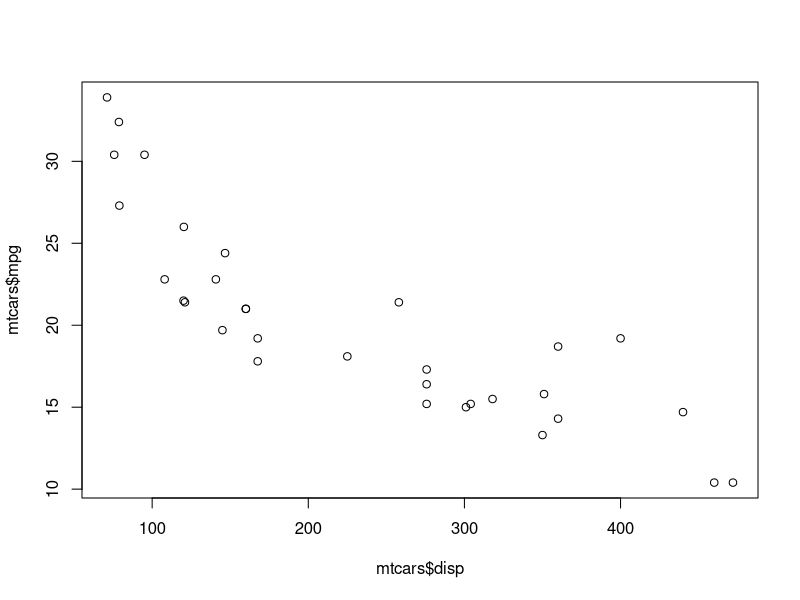
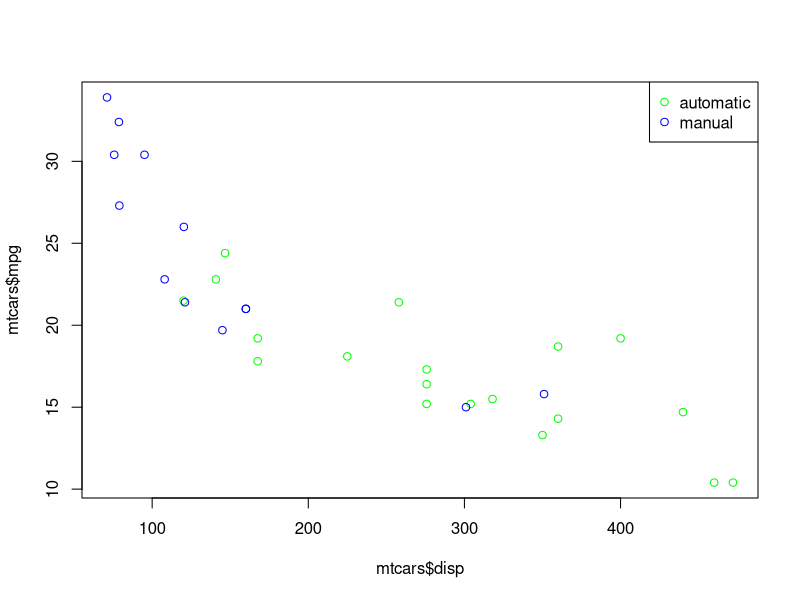

These figures' R source, in order: (Note: this script raises an error after producing the figures.)
## ---- chunk 1
plot(mtcars$mpg ~ mtcars$disp)
## ---- chunk 2
mtcars$trans_color <- ifelse(mtcars$am == 0, "green", "blue")
plot(mtcars$mpg ~ mtcars$disp, col = mtcars$trans_color)
legend("topright", 
       legend = c("automatic", "manual"), 
       pch = 1, col = c("green", "blue"))
## ---- chunk 3
library(tidyverse)
## ---- chunk 4
mtcars <- mtcars %>%
  mutate(
    transmission = 
      case_when(
        am == 0 ~ "automatic",
        am == 1 ~ "manual"
      )
  )
## ---- chunk 5
mtcars <- mtcars %>%
  mutate(
    gear_char = 
      case_when(
        gear == 3 ~ "three",
        gear == 4 ~ "four",
{{       gear == 5 ~ "five"    }}
      )
  )
## ---- chunk 6
mtcars$trans_col <- ifelse(mtcars$transmission == "automatic", 
                           "green", "blue")

plot(mtcars$mpg ~ mtcars$disp, col = mtcars$trans_col)

legend("topright", 
       legend = c("automatic", "manual"), 
       pch = 1, col = c("green", "blue"))
## ---- chunk 7
ggplot(data = mtcars, mapping = aes(x = disp, y = mpg, 
                                    color = transmission)) +
  geom_point()
## ---- chunk 8
mtcars4 <- mtcars[mtcars$cyl == 4, ]
mtcars6 <- mtcars[mtcars$cyl == 6, ]
mtcars8 <- mtcars[mtcars$cyl == 8, ]

par(mfrow = c(1, 3))
plot(mpg ~ disp, data = mtcars4, col = trans_col, main = "Cyl 4")
plot(mpg ~ disp, data = mtcars6, col = trans_col, main = "Cyl 6")
plot(mpg ~ disp, data = mtcars8, col = trans_col, main = "Cyl 8")
legend("topright", legend = c("automatic", "manual"), 
       pch = 1, col = c("green", "blue"))
## ---- chunk 9
ggplot(data = mtcars, mapping = aes(x = disp, y = mpg, 
                                    color = transmission)) +
  geom_point() +
{{ facet_wrap(~ cyl)  }}
